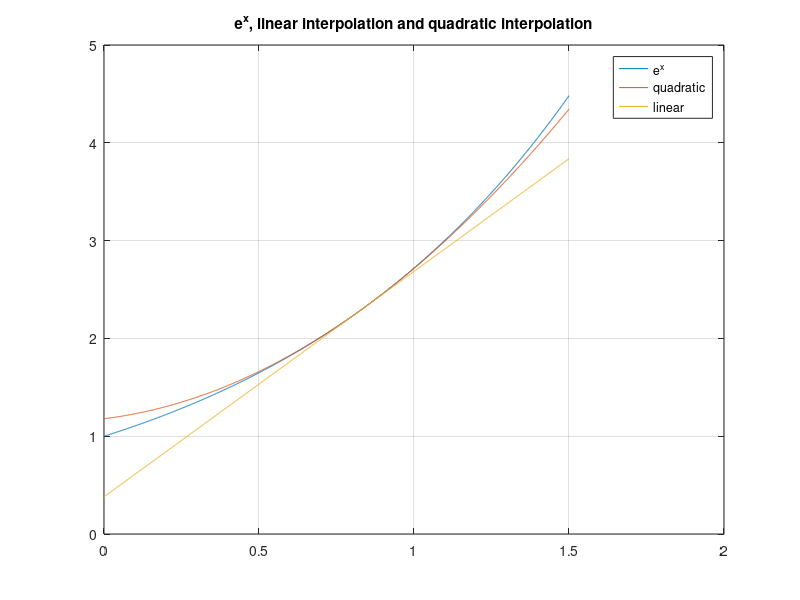

MATLAB code to generate this figure:
x0 = 0.82;
y0 = 2.270500;
x1 = 0.83;
y1 = 2.293319;
x2 = 0.84;
y2 = 2.316367;
%linear interpolation
x = 0:0.001:1.5;

m = (y2-y1)/(x2-x1);
c = y1 - m*x1;x0-x2;
y_linear = m*x + c;

%quadratic interpolation
y_quadratic = y0*(x-x1).*(x-x2)/((x0-x1)*(x0-x2)) + y1*(x-x0).*(x-x2)/((x1-x0)*(x1-x2)) + y2*(x-x1).*(x-x0)/((x2-x1)*(x2-x0));
plot( x, exp(x),x, y_quadratic,x,y_linear);
grid on;
legend('e^x','quadratic','linear')
title('e^x, linear interpolation and quadratic interpolation');